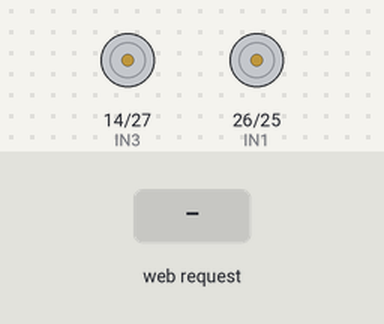
This sketch was run on a simulated ESP32. Shown: motor-driver pin pairs drawn as motors (green arrow = first pin HIGH = forward, orange = second pin HIGH = backward, longer = more drive). The test bench sets the inputs (shaded band). What the sketch prints to the serial monitor is not drawn.

Above: at 1.2 s.
1.3 s: HTTP request GET /forward received
At 1.5 s:
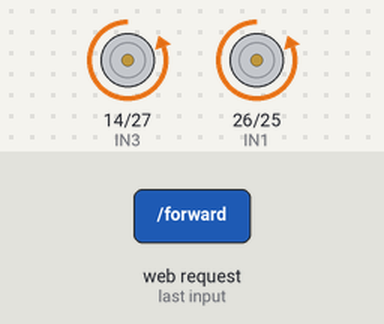
3.2 s: HTTP request GET /backward received
At 3.4 s:
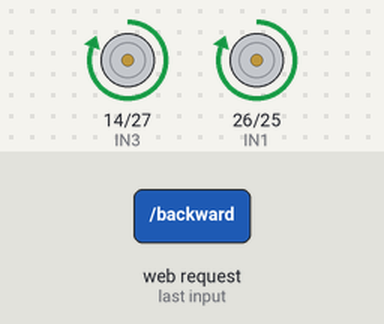
5.1 s: HTTP request GET /right received
At 5.3 s:
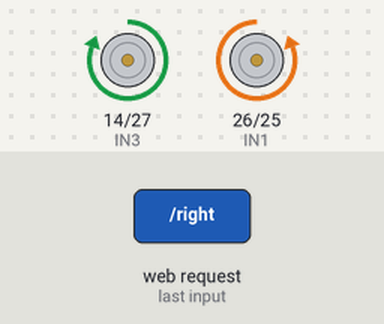
7.0 s: HTTP request GET /left received
At 7.2 s:
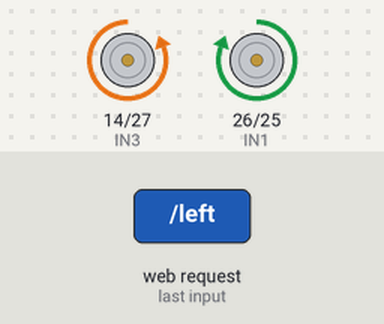
Timing chart, 0 to 9.9 s (numbered marks = the images above; inputs shaded):
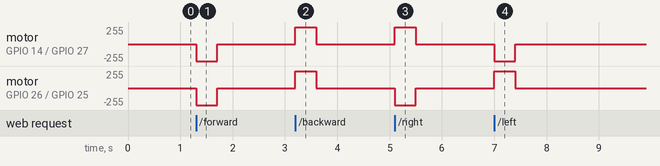

The sketch:

car.ino
```cpp
#include <WiFi.h>
#include <WebServer.h>
#include <DNSServer.h>

#define IN1 26
#define IN2 25
#define IN3 14
#define IN4 27

const char* ssid = "YCODE_CAR";
const char* password = "Youssif88me";

const byte DNS_PORT = 53;
DNSServer dnsServer;
WebServer server(80);

unsigned long lastCmd = 0;
bool moving = false;

void stopMotors() {
  digitalWrite(IN1, LOW);
  digitalWrite(IN2, LOW);
  digitalWrite(IN3, LOW);
  digitalWrite(IN4, LOW);
}

void forward() {
  digitalWrite(IN1, LOW);
  digitalWrite(IN2, HIGH);
  digitalWrite(IN3, LOW);
  digitalWrite(IN4, HIGH);
}

void backward() {
  digitalWrite(IN1, HIGH);
  digitalWrite(IN2, LOW);
  digitalWrite(IN3, HIGH);
  digitalWrite(IN4, LOW);
}

void right() {
  digitalWrite(IN1, LOW);
  digitalWrite(IN2, HIGH);
  digitalWrite(IN3, HIGH);
  digitalWrite(IN4, LOW);
}

void left() {
  digitalWrite(IN1, HIGH);
  digitalWrite(IN2, LOW);
  digitalWrite(IN3, LOW);
  digitalWrite(IN4, HIGH);
}

const char webpage[] PROGMEM = R"rawliteral(
<!DOCTYPE html>
<html>
<head>
<meta charset="UTF-8">
<meta name="viewport" content="width=device-width, initial-scale=1, user-scalable=no">
<title>YCODE CAR</title>

<style>
* {
  box-sizing: border-box;
  -webkit-tap-highlight-color: transparent;
}

body {
  margin: 0;
  background: #101010;
  color: white;
  font-family: Arial, sans-serif;
  min-height: 100vh;
  display: flex;
  justify-content: center;
  align-items: center;
  user-select: none;
  -webkit-user-select: none;
  -webkit-touch-callout: none;
}

.container {
  width: 100%;
  max-width: 400px;
  padding: 20px;
  text-align: center;
}

h1 {
  margin-bottom: 5px;
}

.status {
  color: #00ff88;
  margin-bottom: 30px;
}

.controls {
  display: grid;
  grid-template-columns: 1fr 1fr 1fr;
  gap: 15px;
}

button {
  height: 90px;
  border: 0;
  border-radius: 20px;
  background: #222;
  color: white;
  display: flex;
  justify-content: center;
  align-items: center;
  touch-action: none;
  -webkit-touch-callout: none;
  user-select: none;
  -webkit-user-select: none;
}

button:active {
  transform: scale(.94);
  background: #333;
}

button svg {
  width: 46px;
  height: 46px;
  pointer-events: none;
}

.left svg  { transform: rotate(-90deg); }
.right svg { transform: rotate(90deg); }
.down svg  { transform: rotate(180deg); }

.empty {
  visibility: hidden;
}

.stop {
  background: #b91c1c;
}

.stop:active {
  background: #dc2626;
}
</style>
</head>

<body>

<div class="container">

<h1>YCODE CAR</h1>

<div class="status">ESP32 AP CONTROL</div>

<div class="controls">

<div class="empty"></div>

<button data-dir="forward" class="up">
<svg viewBox="0 0 24 24"><path fill="currentColor" d="M12 3l9 10h-5.5v8h-7v-8H3z"/></svg>
</button>

<div class="empty"></div>

<button data-dir="left" class="left">
<svg viewBox="0 0 24 24"><path fill="currentColor" d="M12 3l9 10h-5.5v8h-7v-8H3z"/></svg>
</button>

<button class="stop" id="stopBtn">
<svg viewBox="0 0 24 24"><rect x="5" y="5" width="14" height="14" rx="2" fill="currentColor"/></svg>
</button>

<button data-dir="right" class="right">
<svg viewBox="0 0 24 24"><path fill="currentColor" d="M12 3l9 10h-5.5v8h-7v-8H3z"/></svg>
</button>

<div class="empty"></div>

<button data-dir="backward" class="down">
<svg viewBox="0 0 24 24"><path fill="currentColor" d="M12 3l9 10h-5.5v8h-7v-8H3z"/></svg>
</button>

<div class="empty"></div>

</div>

</div>

<script>
let timer = null;

function send(path) {
  fetch("/" + path).catch(() => {});
}

function start(dir) {
  if (timer) return;
  send(dir);
  timer = setInterval(() => send(dir), 150);
}

function release() {
  if (!timer) return;
  clearInterval(timer);
  timer = null;
  send("stop");
}

document.querySelectorAll("button[data-dir]").forEach(btn => {
  btn.addEventListener("pointerdown", e => {
    e.preventDefault();
    start(btn.dataset.dir);
  });
  ["pointerup", "pointercancel", "pointerleave"].forEach(ev =>
    btn.addEventListener(ev, release)
  );
});

document.getElementById("stopBtn").addEventListener("pointerdown", e => {
  e.preventDefault();
  if (timer) {
    clearInterval(timer);
    timer = null;
  }
  send("stop");
});

document.addEventListener("contextmenu", e => e.preventDefault());
window.addEventListener("blur", release);
</script>

</body>
</html>
)rawliteral";

void redirectToPortal() {
  String url = "http://" + WiFi.softAPIP().toString() + "/";
  server.sendHeader("Location", url, true);
  server.send(302, "text/plain", "");
}

void setup() {
  Serial.begin(115200);

  pinMode(IN1, OUTPUT);
  pinMode(IN2, OUTPUT);
  pinMode(IN3, OUTPUT);
  pinMode(IN4, OUTPUT);

  stopMotors();

  WiFi.mode(WIFI_AP);
  WiFi.softAP(ssid, password);

  IPAddress apIP = WiFi.softAPIP();

  Serial.println();
  Serial.println("YCODE CAR");
  Serial.print("IP: ");
  Serial.println(apIP);

  dnsServer.start(DNS_PORT, "*", apIP);

  server.on("/", []() {
    server.send(200, "text/html; charset=utf-8", webpage);
  });

  server.on("/forward", []() {
    forward();
    moving = true;
    lastCmd = millis();
    server.send(200, "text/plain", "FORWARD");
  });

  server.on("/backward", []() {
    backward();
    moving = true;
    lastCmd = millis();
    server.send(200, "text/plain", "BACKWARD");
  });

  server.on("/right", []() {
    right();
    moving = true;
    lastCmd = millis();
    server.send(200, "text/plain", "RIGHT");
  });

  server.on("/left", []() {
    left();
    moving = true;
    lastCmd = millis();
    server.send(200, "text/plain", "LEFT");
  });

  server.on("/stop", []() {
    stopMotors();
    moving = false;
    server.send(200, "text/plain", "STOP");
  });

  server.onNotFound(redirectToPortal);

  server.begin();
}

void loop() {
  dnsServer.processNextRequest();
  server.handleClient();

  if (moving && millis() - lastCmd > 400) {
    stopMotors();
    moving = false;
  }
}
```

Measured:
- after the input at 1.3 s, motor on GPIO 14 (IN3) / GPIO 27 (IN4), motor on GPIO 26 (IN1) / GPIO 25 (IN2): stopped → backward 255/255 at once, → stopped 0.40 s later
- after the input at 3.2 s, motor on GPIO 14 (IN3) / GPIO 27 (IN4), motor on GPIO 26 (IN1) / GPIO 25 (IN2): stopped → forward 255/255 at once, → stopped 0.40 s later
- after the input at 5.1 s, motor on GPIO 14 (IN3) / GPIO 27 (IN4): stopped → forward 255/255 at once, → stopped 0.40 s later; motor on GPIO 26 (IN1) / GPIO 25 (IN2): stopped → backward 255/255 at once, → stopped 0.40 s later
- after the input at 7.0 s, motor on GPIO 14 (IN3) / GPIO 27 (IN4): stopped → backward 255/255 at once, → stopped 0.40 s later; motor on GPIO 26 (IN1) / GPIO 25 (IN2): stopped → forward 255/255 at once, → stopped 0.40 s later
